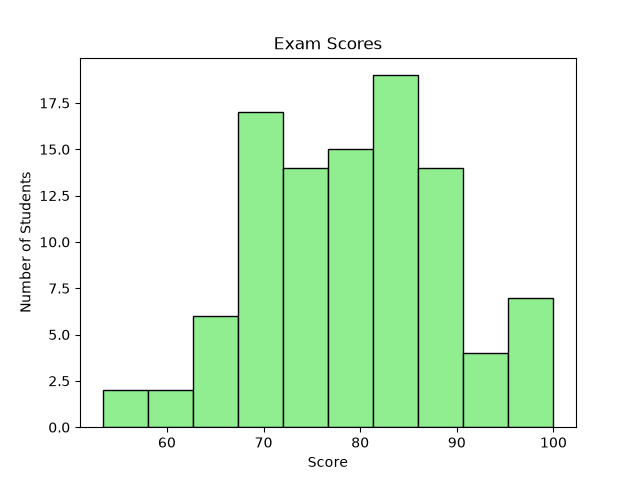

Write Python code to recreate this figure.
import matplotlib.pyplot as plt 
import numpy as np

scores = np.random.normal(loc = 80, scale  = 10, size = 100)
scores = np.clip(scores,0,100)

plt.hist(scores,bins = 10,
                color = "Lightgreen",
                edgecolor = "black")

plt.title("Exam Scores")
plt.xlabel("Score")
plt.ylabel("Number of Students")

plt.savefig("008_Histogram.png")
plt.show()
